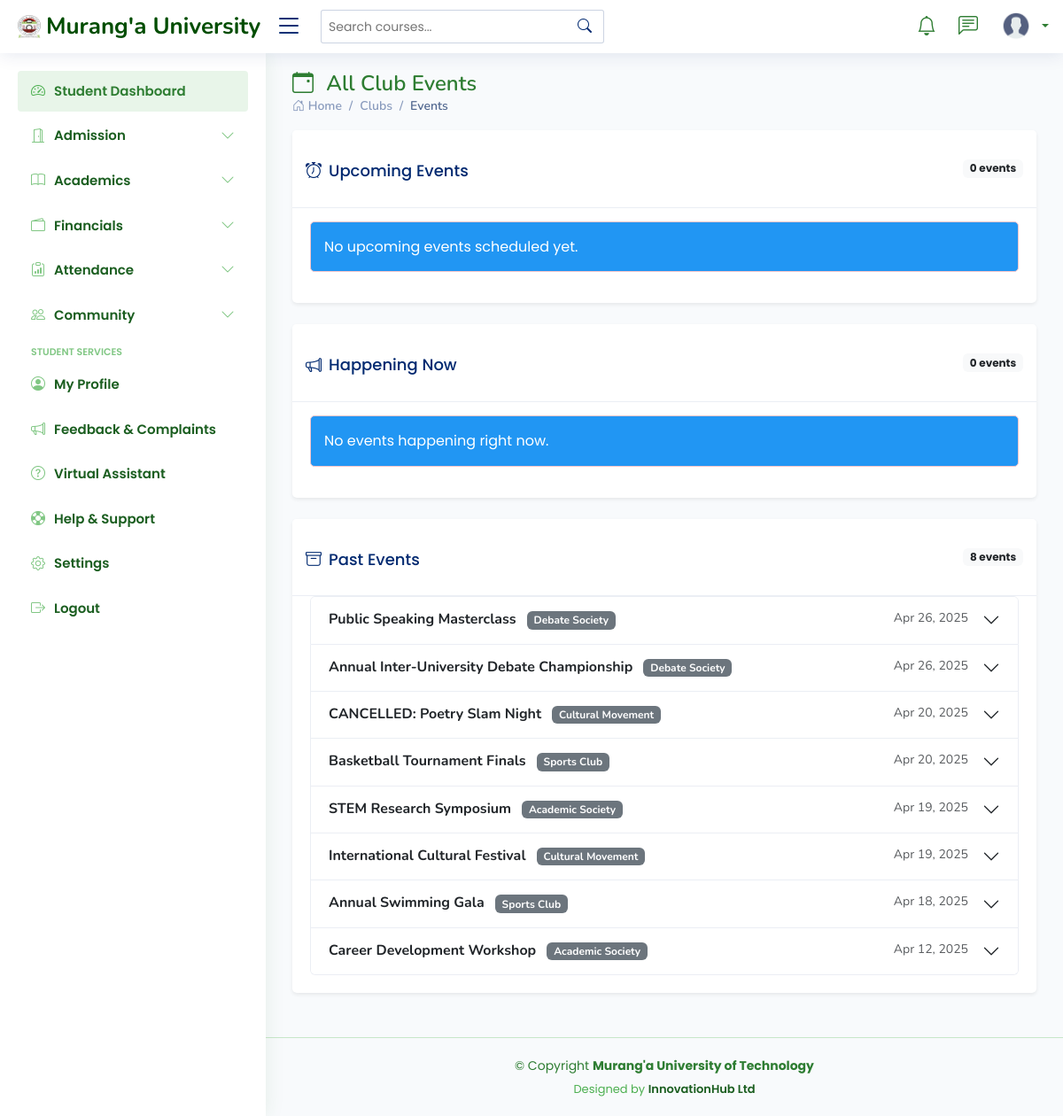
Page /club-events/ on the committed database.
### students_portal/models.py (models this page shows, shortened)
class ClubEvent(models.Model):
    EVENT_STATUS_CHOICES = [
        ('upcoming', 'Upcoming'),
        ('ongoing', 'Ongoing'),
        ('completed', 'Completed'),
        ('cancelled', 'Cancelled'),
    ]
    club = models.ForeignKey(StudentClub, on_delete=models.CASCADE, related_name='events')
    title = models.CharField(max_length=200)
    description = models.TextField()
    start_datetime = models.DateTimeField()
    end_datetime = models.DateTimeField()
    location = models.CharField(max_length=100)
    organizer = models.ForeignKey(User, on_delete=models.SET_NULL, null=True, related_name='organized_events')
    status = models.CharField(max_length=20, choices=EVENT_STATUS_CHOICES, default='upcoming')
    image = models.ImageField(upload_to='event_images/', blank=True, null=True)
    registration_required = models.BooleanField(default=False)
    max_participants = models.PositiveIntegerField(null=True, blank=True)
    created_at = models.DateTimeField(auto_now_add=True)
    updated_at = models.DateTimeField(auto_now=True)
    class Meta:
        ordering = ['start_datetime']

class StudentClub(models.Model):
    CATEGORY_CHOICES = [
        ('academic', 'Academic'),
        ('cultural', 'Cultural'),
        ('sports', 'Sports'),
        ('religious', 'Religious'),
        ('social', 'Social'),
    ]
    name = models.CharField(max_length=100)
    category = models.CharField(max_length=20, choices=CATEGORY_CHOICES)
    description = models.TextField()
    chairperson = models.ForeignKey(User, on_delete=models.SET_NULL, null=True, related_name='chaired_clubs')
    contact_phone = models.CharField(max_length=15)
    email = models.EmailField()
    meeting_schedule = models.TextField()
    membership_fee = models.DecimalField(max_digits=6, decimal_places=2, default=0)
    logo = models.ImageField(upload_to='club_logos/', blank=True, null=True)
    created_at = models.DateTimeField(auto_now_add=True)
    is_active = models.BooleanField(default=True)

### students_portal/views.py (the view)
# urls.py: path('club-events/', views.club_events, name='club_events'),
def club_events(request, club_id=None):
    now = timezone.now()
    if club_id:
        club = StudentClub.objects.get(id=club_id)
        events = ClubEvent.objects.filter(club=club)
    else:
        club = None
        events = ClubEvent.objects.all()
    upcoming_events = events.filter(start_datetime__gt=now).order_by('start_datetime')
    latest_events = events.filter(start_datetime__lte=now, end_datetime__gte=now).order_by('start_datetime')
    past_events = events.filter(end_datetime__lt=now).order_by('-start_datetime')[:10]  # Last 10 past events
    context = {
        'club': club,
        'upcoming_events': upcoming_events,
        'latest_events': latest_events,
        'past_events': past_events,
    }
    return render(request, 'events/club_events.html', context)

### templates/events/club_events.html (shortened to what this page needs)
{% extends 'base/base.html'%}
{% load static %}
{% block content %}
<div class="pagetitle">
    <h1><i class="bi bi-calendar-event me-2"></i>
        {% if club %}{{ club.name }} Events{% else %}All Club Events{% endif %}
    </h1>
    <nav>
        <ol class="breadcrumb">
            <li class="breadcrumb-item"><a href="{% url 'admin_dashboard' %}"><i class="bi bi-house-door"></i> Home</a></li>
            <li class="breadcrumb-item"><a href="#">Clubs</a></li>
            <li class="breadcrumb-item active">Events</li>
        </ol>
    </nav>
</div>
<section class="section">
    <div class="row">
        <div class="col-lg-12">
            <div class="card border-0 shadow-sm mb-4">
                <div class="card-header bg-university-primary text-white">
                    <div class="d-flex justify-content-between align-items-center">
                        <h5 class="card-title mb-0"><i class="bi bi-alarm me-2"></i>Upcoming Events</h5>
                        <span class="badge bg-light text-dark">
                            {{ upcoming_events|length }} event{{ upcoming_events|length|pluralize }}
                        </span>
                    </div>
                </div>
                <div class="card-body">
                    {% if upcoming_events %}
                    <div class="row">
                        {% for event in upcoming_events %}
                        <div class="col-md-6 col-lg-4 mb-4">
                            <div class="card h-100 border-0 shadow-sm">
                                {% if event.image %}
                                <img src="{{ event.image.url }}" class="card-img-top" alt="{{ event.title }}" style="height: 180px; object-fit: cover;">
                                {% else %}
                                <div class="card-img-top bg-university-light d-flex align-items-center justify-content-center" style="height: 180px;">
                                    <i class="bi bi-calendar-event fs-1 text-muted"></i>
                                </div>
                                {% endif %}
                                <div class="card-body">
                                    <h5 class="card-title">{{ event.title }}</h5>
                                    <p class="card-text text-muted">
                                        <i class="bi bi-clock me-1"></i> {{ event.start_datetime|date:"M d, Y H:i" }} - {{ event.end_datetime|date:"H:i" }}
                                    </p>
                                    <p class="card-text">{{ event.description|truncatewords:20 }}</p>
                                    <div class="d-flex justify-content-between align-items-center">
                                        <span class="badge bg-{% if event.club.category == 'academic' %}info{% elif event.club.category == 'sports' %}danger{% elif event.club.category == 'cultural' %}warning{% elif event.club.category == 'religious' %}success{% else %}secondary{% endif %}">
                                            {{ event.club.name }}
                                        </span>
                                        <span class="badge bg-primary">
                                            {{ event.get_status_display }}
                                        </span>
                                    </div>
                                </div>
                                <div class="card-footer bg-transparent">
                                    <button class="btn btn-sm btn-outline-university w-100" data-bs-toggle="modal" data-bs-target="#eventModal{{ event.id }}">
                                        <i class="bi bi-eye me-1"></i> View Details
                                    </button>
                                </div>
                            </div>
                        </div>
                        {% endfor %}
                    </div>
                    {% else %}
                    <div class="alert alert-info">No upcoming events scheduled yet.</div>
                    {% endif %}
                </div>
            </div>
            <div class="card border-0 shadow-sm mb-4">
                <div class="card-header bg-university-warning text-dark">
                    <div class="d-flex justify-content-between align-items-center">
                        <h5 class="card-title mb-0"><i class="bi bi-megaphone me-2"></i>Happening Now</h5>
                        <span class="badge bg-light text-dark">
                            {{ latest_events|length }} event{{ latest_events|length|pluralize }}
                        </span>
                    </div>
                </div>
                <div class="card-body">
                    {% if latest_events %}
                    <div class="table-responsive">
                        <table class="table table-hover">
                            <thead class="bg-university-light">
                                <tr>
                                    <th>Event</th>
                                    <th>Time</th>
                                    <th>Location</th>
                                    <th>Club</th>
                                    <th>Status</th>
                                    <th>Action</th>
                                </tr>
                            </thead>
                            <tbody>
                                {% for event in latest_events %}
                                <tr>
                                    <td>
                                        <strong>{{ event.title }}</strong>
                                        <p class="small text-muted mb-0">{{ event.description|truncatewords:10 }}</p>
                                    </td>
                                    <td>
                                        {{ event.start_datetime|date:"H:i" }} - {{ event.end_datetime|date:"H:i" }}
                                        <p class="small text-muted mb-0">{{ event.start_datetime|date:"M d" }}</p>
                                    </td>
                                    <td>{{ event.location }}</td>
                                    <td>
                                        <span class="badge bg-{% if event.club.category == 'academic' %}info{% elif event.club.category == 'sports' %}danger{% elif event.club.category == 'cultural' %}warning{% elif event.club.category == 'religious' %}success{% else %}secondary{% endif %}">
                                            {{ event.club.name }}
                                        </span>
                                    </td>
                                    <td>
                                        <span class="badge bg-warning text-dark">
                                            {{ event.get_status_display }}
                                        </span>
                                    </td>
                                    <td>
                                        <button class="btn btn-sm btn-outline-university" data-bs-toggle="modal" data-bs-target="#eventModal{{ event.id }}">
                                            <i class="bi bi-eye"></i> Details
                                        </button>
                                    </td>
                                </tr>
                                {% endfor %}
                            </tbody>
                        </table>
                    </div>
                    {% else %}
                    <div class="alert alert-info">No events happening right now.</div>
                    {% endif %}
                </div>
            </div>
            <div class="card border-0 shadow-sm">
                <div class="card-header bg-university-light">
                    <div class="d-flex justify-content-between align-items-center">
                        <h5 class="card-title mb-0"><i class="bi bi-archive me-2"></i>Past Events</h5>
                        <span class="badge bg-light text-dark">
                            {{ past_events|length }} event{{ past_events|length|pluralize }}
                        </span>
                    </div>
                </div>
                <div class="card-body">
                    {% if past_events %}
                    <div class="accordion" id="pastEventsAccordion">
                        {% for event in past_events %}
                        <div class="accordion-item">
                            <h2 class="accordion-header" id="heading{{ event.id }}">
                                <button class="accordion-button collapsed" type="button" data-bs-toggle="collapse" data-bs-target="#collapse{{ event.id }}" aria-expanded="false" aria-controls="collapse{{ event.id }}">
                                    <div class="d-flex justify-content-between w-100 me-3">
                                        <div>
                                            <strong>{{ event.title }}</strong>
                                            <span class="badge bg-secondary ms-2">{{ event.club.name }}</span>
                                        </div>
                                        <div class="text-muted small">
                                            {{ event.start_datetime|date:"M d, Y" }}
                                        </div>
                                    </div>
                                </button>
                            </h2>
                        </div>
                        {% endfor %}
                    </div>
                    {% else %}
                    <div class="alert alert-info">No past events to display.</div>
                    {% endif %}
                </div>
            </div>
        </div>
    </div>
</section>
{% endblock %}

### static/assets/css/style.css (style rules this page uses)
:root { scroll-behavior: smooth; }
body { font-family: "Poppins", sans-serif; background: #f8fafc; color: #1e293b; line-height: 1.6; }
h1, h2, h3, h4, h5, h6 { font-family: "Nunito", sans-serif; }
.pagetitle { margin-bottom: 10px; }
.pagetitle h1 { font-size: 24px; margin-bottom: 0; font-weight: 600; color: #2E7D32; }
.card { margin-bottom: 30px; border: none; border-radius: 5px; box-shadow: 0px 0 30px rgba(1, 41, 112, 0.1); }
.card-header, .card-footer { border-color: #ebeef4; background-color: #fff; color: #798eb3; padding: 15px; }
.card-title { padding: 20px 0 15px 0; font-size: 18px; font-weight: 500; color: #012970; font-family: "Poppins", sans-serif; }
.card-body { padding: 0 20px 20px 20px; }
.accordion-item { border: 1px solid #ebeef4; }
.breadcrumb { font-size: 14px; font-family: "Nunito", sans-serif; color: #899bbd; font-weight: 600; }
.breadcrumb a { color: #899bbd; transition: 0.3s; }
.breadcrumb .breadcrumb-item::before { color: #899bbd; }
.breadcrumb .active { color: #51678f; font-weight: 600; }

### static/assets/css/extra.css (style rules this page uses)
.alert { position: relative; padding: 15px; margin: 15px 0; border-radius: 5px; background-color: #f8d7da; color: #721c24; border: 1px solid #f5c6cb; }

### static/assets/css/messages.css (style rules this page uses)
.alert-info { background: #2196F3; color: white; }

### rows in the picture
ClubEvent: title "Public Speaking Masterclass", club.name "Debate Society", start_datetime "Apr 26, 2025"
ClubEvent: title "Annual Inter-University Debate Championship", club.name "Debate Society", start_datetime "Apr 26, 2025"
ClubEvent: title "CANCELLED: Poetry Slam Night", club.name "Cultural Movement", start_datetime "Apr 20, 2025"
ClubEvent: title "Basketball Tournament Finals", club.name "Sports Club", start_datetime "Apr 20, 2025"
ClubEvent: title "STEM Research Symposium", club.name "Academic Society", start_datetime "Apr 19, 2025"
ClubEvent: title "International Cultural Festival", club.name "Cultural Movement", start_datetime "Apr 19, 2025"
ClubEvent: title "Annual Swimming Gala", club.name "Sports Club", start_datetime "Apr 18, 2025"
ClubEvent: title "Career Development Workshop", club.name "Academic Society", start_datetime "Apr 12, 2025"

### other values in the picture
{{ upcoming_events|length }} "0"
{{ latest_events|length }} "0"
{{ past_events|length }} "8"
